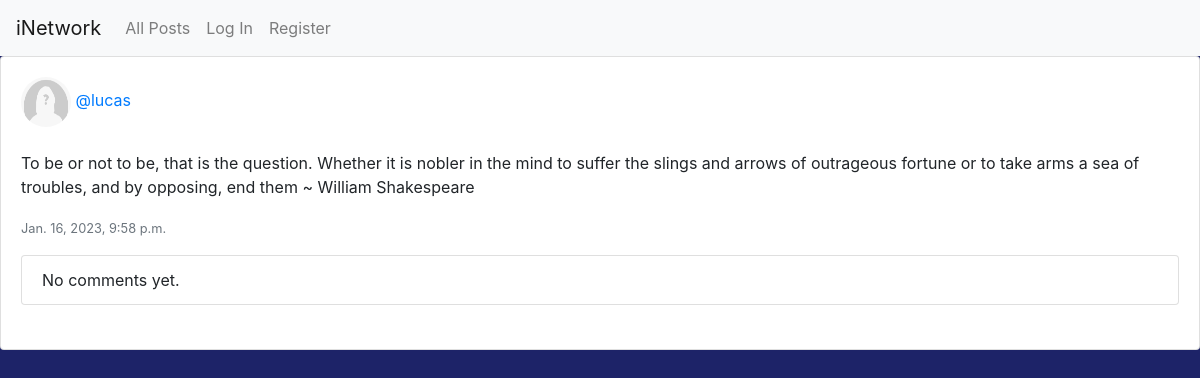
Before: /post_content/44 with the older database file.
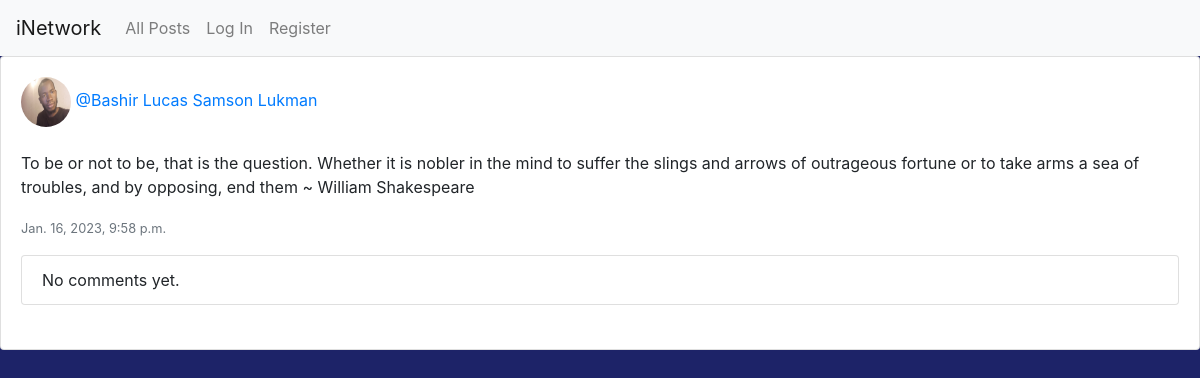
After: the same page with the newer database file.
### network/models.py (models this page shows, shortened)
class Post(models.Model):
    user = models.ForeignKey(User, on_delete=models.CASCADE, blank=True, null=True, related_name="post_user")
    postContent = models.TextField(blank=True)
    timestamp = models.DateTimeField(auto_now_add=True)
    likes = models.IntegerField(default=0)

class User(AbstractUser):
    profile_pics = models.ImageField(upload_to='profile_pics/', null=True, blank=True)

### network/views.py (the view)
# urls.py: path("post_content/<int:post_id>", views.post_content, name="post_content"),
def post_content(request, post_id):
    post = Post.objects.get(pk=post_id)
    allComments = Comment.objects.filter(post=post)
    return render(request, "network/post_content.html", {
        "post": post,
        "allComments": allComments
    })

### network/templatetags/my_filters.py (called while the page is built)
@register.filter
def split_paragraphs(value):
    return value.split('\n')

### network/templates/network/post_content.html (shortened to what this page needs)
{% extends "network/layout.html" %}
{% load my_filters %}
{% block body %}
<div class="card">
    <div class="card-body">
      <a href="{% url 'profile' user_id=post.user.id %}">
        <img src="{{ post.user.profile_pics.url }}" class="rounded-circle" width="50" height="50">
      </a>
        <a class="card-title" href="{% url 'profile' user_id=post.user.id %}">@{{post.user}}</a>
        <br>
        <br>
        <div class="card-text" id="content_{{ post.id }}">
          {% for paragraph in post.postContent|split_paragraphs %}
    <p>{{ paragraph|urlize }}</p>
{% endfor %}
        </div>
        <p class="card-text"><small class="text-muted">{{ post.timestamp }}</small></p>
        <ul class="list-group">
          {% for comment in post.postComment.all %}
          <li class="list-group-item">
            <a href="{% url 'profile' user_id=post.user.id %}">
              <img src="{{ comment.author.profile_pics.url }}" class="rounded-circle" width="50" height="50">
            </a>
            <strong><a href="{% url 'profile' user_id=comment.author.id %}">{{ comment.author }}</a> wrote:</strong>
            {{ comment.message }}
        </li>
          {% empty %}
              <li class="list-group-item">No comments yet.</li>
          {% endfor %}
      </ul>
        <br>
  </div>
  </div>
  </div>
{% endblock %}

### network/templates/network/layout.html (shortened to what this page needs)
{% load static %}
<!DOCTYPE html>
<html lang="en">
    <head>
        <link rel="stylesheet" href="https://stackpath.bootstrapcdn.com/bootstrap/4.4.1/css/bootstrap.min.css">
        <link href="{% static 'network/styles.css' %}" rel="stylesheet">
        <link rel="stylesheet" href="https://cdn.jsdelivr.net/npm/bootstrap@4.4.1/dist/css/bootstrap.min.css">
        <link rel="stylesheet" href="https://cdnjs.cloudflare.com/ajax/libs/font-awesome/4.7.0/css/font-awesome.min.css">
    </head>
    <body style="background-color: rgb(29, 35, 104);">
        <nav class="navbar navbar-expand-lg navbar-light bg-light">
            <a class="navbar-brand" href="{% url 'index' %}">iNetwork</a>
            <div>
              <ul class="navbar-nav mr-auto">
                <li class="nav-item">
                  <a class="nav-link" href="{% url 'index' %}">All Posts</a>
                </li>
                {% if user.is_authenticated %}
                    <li class="nav-item">
                        <a class="nav-link" href="{% url 'following' %}">Following</a>
                    </li>
                    <li class="nav-item">
                        <a class="nav-link" href="{% url 'logout' %}">Log Out</a>
                    </li>
                {% else %}
                    <li class="nav-item">
                        <a class="nav-link" href="{% url 'login' %}">Log In</a>
                    </li>
                    <li class="nav-item">
                        <a class="nav-link" href="{% url 'register' %}">Register</a>
                    </li>
                {% endif %}
              </ul>
            </div>
          </nav>
        <div class="body">
            {% block body %}
            {% endblock %}
    </body>
</html>

Changed rows visible on the page:
changed Post: user.profile_pics: a different picture; user "lucas" → "Bashir Lucas Samson Lukman"
